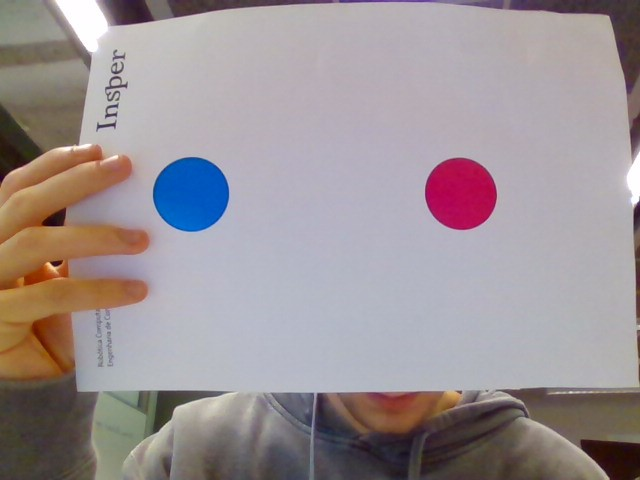
#> input picture aula02/WIN_20200302_08_57_03_Pro.jpg, 640 x 480 px, given in place of RinTinTin.jpg, which was not available
$ jupyter execute --allow-errors aula2_OpenCV_Filtragem.ipynb   (shell and % lines are left out)   (older library calls are emulated)   (text cells are left out)
#> lines starting #> are read from the running program, lines starting #| are printed output that depends on the picture; after the words box and inside, x2 and y2 are one past the last pixel; in counts of white or black regions, pixels touching at a corner belong together; pictures that were not available may be replaced by others from this repository, and a replacement may not be noted
[cell 1]
import cv2
from matplotlib import pyplot as plt
import numpy as np
import time as t
import sys
import math
print ("OpenCV Version : %s " % cv2.__version__)

from ipywidgets import widgets, interact, interactive, FloatSlider, IntSlider

import auxiliar as aux

if (sys.version_info > (3, 0)):
    # Modo Python 3
    import importlib
    importlib.reload(aux) # Para garantir que o Jupyter sempre relê seu trabalho
else:
    # Modo Python 2
    reload(aux)

[cell 2]
rintin = cv2.imread("RinTinTin.jpg", cv2.IMREAD_GRAYSCALE)
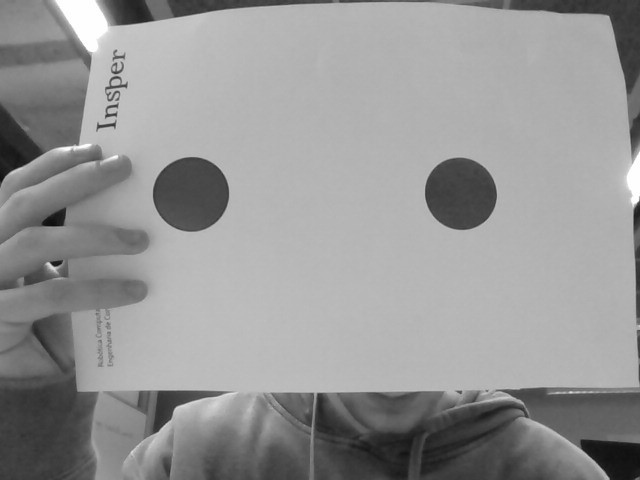
#> rintin: shape (480, 640); min 13, max 255, mean 149.6

[cell 3]
plt.imshow(rintin, cmap="Greys_r", vmin=0, vmax=255)

[cell 4]
rintin_eq = cv2.equalizeHist(rintin)
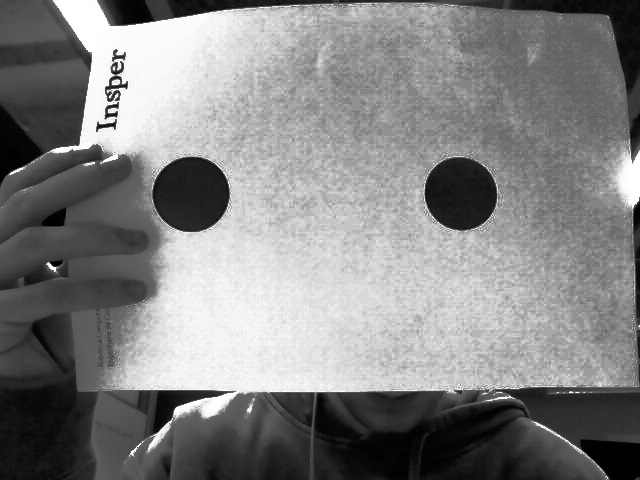
#> rintin_eq: shape (480, 640); min 0, max 255, mean 130.6

[cell 5]
plt.imshow(rintin_eq, cmap="Greys_r", vmin=0, vmax=255)

[cell 6]
ret,limiarizada = cv2.threshold(rintin_eq,0,255,cv2.THRESH_OTSU)
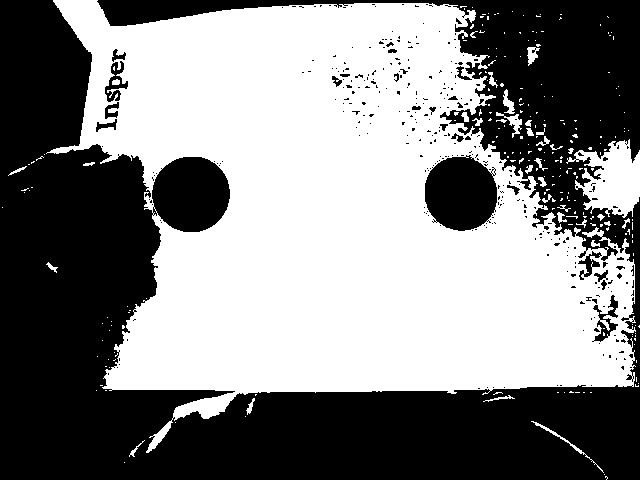
#> limiarizada: shape (480, 640); 51.9% white; 331 black regions (308 under 20 px), largest, box (x1, y1, x2, y2) and area: (0, 0, 640, 480) 140338, (425, 155, 497, 231) 4293, (592, 295, 618, 342) 416
#> ret = 123

[cell 7]
plt.imshow(limiarizada, cmap="Greys_r")

[cell 8]
img = cv2.imread("hall_box_battery1.jpg",cv2.IMREAD_GRAYSCALE )
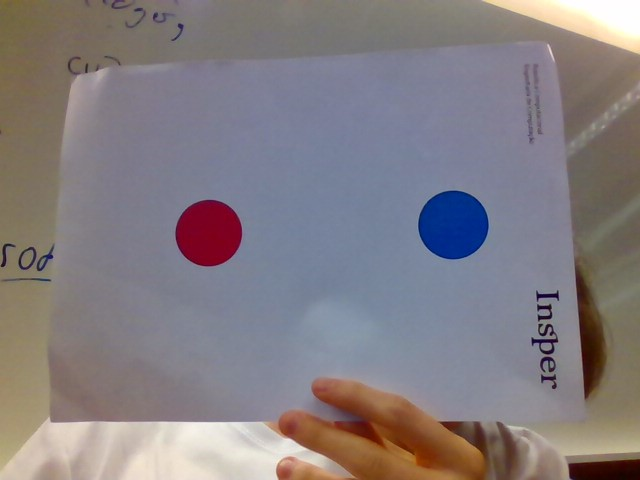
#> input picture aula02/WIN_20200302_15_19_09_Pro.jpg, 640 x 480 px, given in place of hall_box_battery1.jpg, which was not available
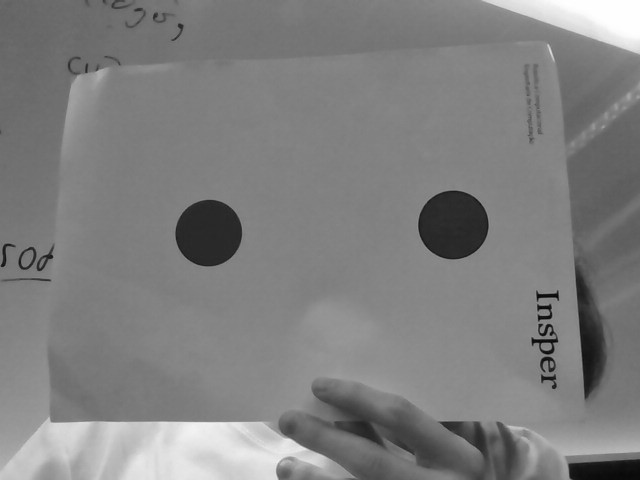
#> img: shape (480, 640); min 6, max 255, mean 127.6

[cell 9]
small = cv2.resize(img, (768, 384), 0,0)
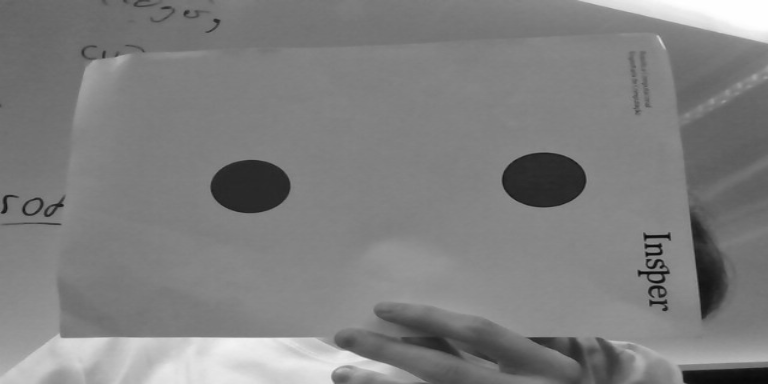
#> small: shape (384, 768); min 8, max 255, mean 127.5

[cell 10]
plt.rcParams["figure.figsize"] = (10,5)

[cell 11]
plt.imshow(small, cmap="Greys_r")

[cell 12]
from ipywidgets import interact, FloatSlider

[cell 13]
blur = small

def plot_blur(sz):
    global blur
    plt.rcParams["figure.figsize"] = (10,5)
    blur = cv2.blur(small, (sz,sz))
    plt.imshow(blur, cmap="Greys_r")

[cell 14]
interact(plot_blur, sz=IntSlider(min=1, max=15, step=1, value=3))
#> the sliders are set to sz = 3

[cell 15]
out3 = small

def plot_filter(widgets, data):
    kernel = aux.make_np_from_widgets_list(widgets)
    global out3
    out3 = cv2.filter2D(data, -1,  kernel)
    plt.imshow(out3, cmap="Greys_r")

#> (a cell that did not finish here is left out)

#> (a cell that did not finish here is left out)

#> (a cell that did not finish here is left out)

[cell 19]
min_contrast = 100
max_contrast = 200
linhas = cv2.Canny(small, min_contrast, max_contrast )
#> linhas: shape (384, 768); 1.2% white in thin lines or dots

[cell 20]
plt.imshow(linhas, cmap="Greys_r")

[cell 21]
canny_img = None

def canny(minimo, maximo):
    img = cv2.Canny(small, minimo, maximo)
    plt.imshow(img, cmap="Greys_r")
    global canny_img
    canny_img = img

[cell 22]
w = interactive(canny, minimo=10, maximo=40)
#> the sliders are set to minimo = 10, maximo = 40
#> in canny, `img = cv2.Canny(small, minimo, maximo)`: img: shape (384, 768); 3.2% white in thin lines or dots

[cell 23]
w

[cell 24]
img_color = cv2.imread("hall_box_battery1.jpg")
#> img_color is the input picture: shape (480, 640, 3); mean B, G, R 129.2, 125.1, 131.7
img_rgb = cv2.cvtColor(img_color, cv2.COLOR_BGR2RGB)
img_hsv = cv2.cvtColor(img_color, cv2.COLOR_BGR2HSV)
#> img_hsv: shape (480, 640, 3); mean H, S, V 79.3, 53.5, 144.2

[cell 25]
plt.imshow(img_rgb)

[cell 26]
imgads = cv2.imread("WIN_20200302_11_06_57_Pro.jpg")
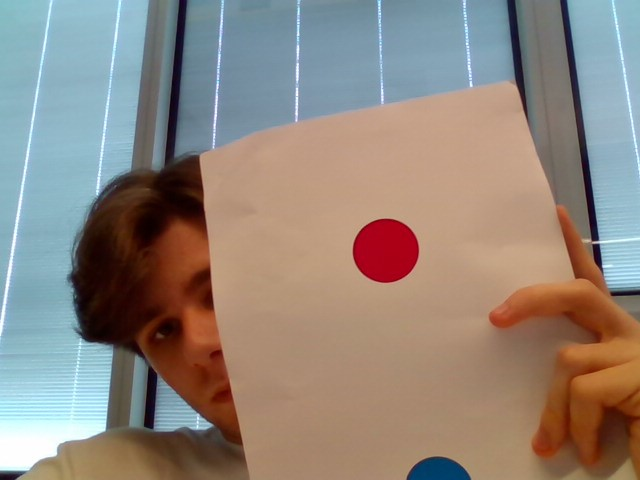
#> input picture aula02/WIN_20200302_11_06_57_Pro.jpg, 640 x 480 px
#> imgads is the input picture: shape (480, 640, 3); mean B, G, R 125, 133.8, 145
img_rgb = cv2.cvtColor(imgads, cv2.COLOR_BGR2RGB)
plt.imshow(img_rgb)

[cell 27]
colorpicker = widgets.ColorPicker(
    concise=False,
    description='Escolha uma cor',
    value='#a90016',
    disabled=False
)

[cell 28]
colorpicker

#> (a cell that did not finish here is left out)

#> (a cell that did not finish here is left out)

#> (a cell that did not finish here is left out)

#> (a cell that did not finish here is left out)

#> (a cell that did not finish here is left out)

#> (a cell that did not finish here is left out)

#> (a cell that did not finish here is left out)

[cell 36]
coke = cv2.imread("coke-cans.jpg")
coke_rgb= cv2.cvtColor(coke, cv2.COLOR_BGR2RGB)
coke_hsv= cv2.cvtColor(coke, cv2.COLOR_BGR2HSV)

[cell 37]
plt.imshow(coke_rgb)

[cell 38]
cor_menor = np.array([172, 50, 50])
cor_maior = np.array([180, 255, 255])
mask_coke = cv2.inRange(coke_hsv, cor_menor, cor_maior)
#> mask_coke: shape (480, 640); 0.95% white; 35 white regions (29 under 20 px), largest, box (x1, y1, x2, y2) and area: (180, 206, 239, 265) 2432, (315, 396, 367, 425) 194, (569, 464, 582, 475) 66, (581, 353, 588, 374) 50, (576, 274, 580, 287) 29, (577, 292, 581, 303) 21

[cell 39]
segmentado_coke = cv2.morphologyEx(mask_coke,cv2.MORPH_CLOSE,np.ones((4, 4)))
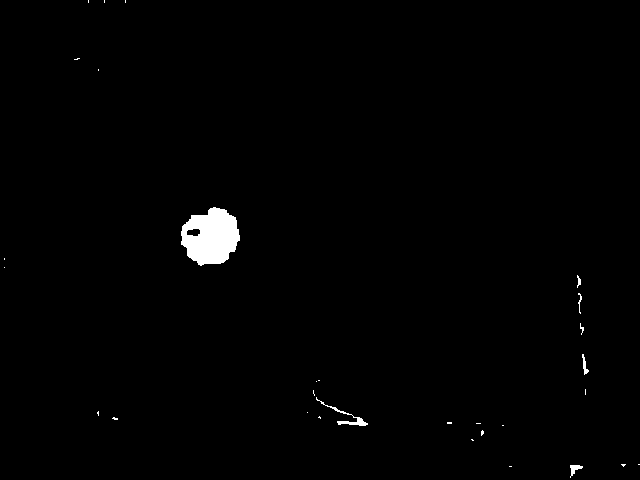
#> segmentado_coke: shape (480, 640); 0.97% white; 30 white regions (23 under 20 px)

[cell 40]
plt.imshow(segmentado_coke)

[cell 41]
# Para OpenCV cv2 versão 3 use a linha abaixo:
#img_out, contornos, arvore = cv2.findContours(segmentado_coke.copy(), cv2.RETR_TREE, cv2.CHAIN_APPROX_SIMPLE)

contornos, arvore = cv2.findContours(segmentado_coke.copy(), cv2.RETR_TREE, cv2.CHAIN_APPROX_SIMPLE)
#> contornos = 31 contours, 26 with area under 20; largest, box (x1, y1, x2, y2) and area: (181, 207, 240, 266) 2439, (316, 397, 368, 426) 124, (186, 228, 201, 237) 90, (570, 465, 583, 478) 54, (582, 354, 589, 375) 38; arvore = 31 rows, first 6: [1, -1, -1, -1], [2, 0, -1, -1], [3, 1, -1, -1], [4, 2, -1, -1], [5, 3, -1, -1], [6, 4, -1, -1]

[cell 42]
contornos_img = coke_rgb.copy()
cv2.drawContours(contornos_img, contornos, -1, [0, 0, 255], 3);

[cell 43]
len(contornos)
#> Out = 31

[cell 44]
plt.imshow(contornos_img)

[cell 45]
maior = None
maior_area = 0
for c in contornos:
    area = cv2.contourArea(c)
    if area > maior_area:
        maior_area = area
        maior = c
#> this loop made 31 passes
#> (area, maior_area) on passes 2, 14, 25: (54, 54), (123.5, 123.5), (2439, 2439)
#> area on passes 19, 26: 38.5, 89.5
#> after the loop, maior = contour of 83 points, box (x1, y1, x2, y2) (181, 207, 240, 266), area 2439; maior_area = 2439

[cell 46]
cv2.drawContours(contornos_img, [maior], -1, [0, 255, 255], 5);
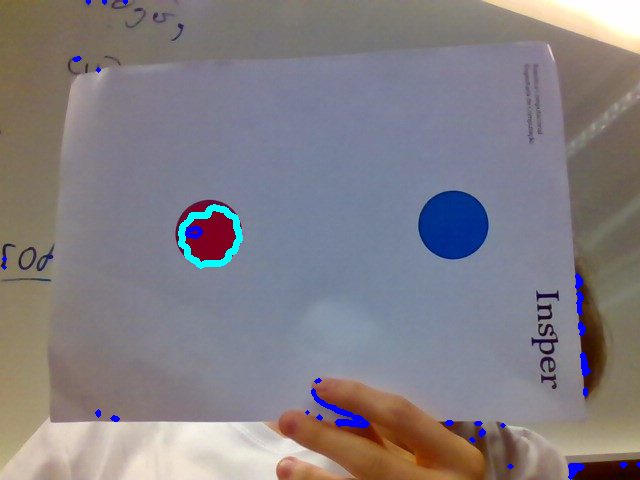
#> contornos_img: shape (480, 640, 3); mean R, G, B 130.6, 125.9, 131.4

[cell 47]
plt.imshow(contornos_img)

[cell 48]
hough_img = canny_img.copy() # Vamos reusar a imagem de canny


lines = cv2.HoughLinesP(hough_img, 10, math.pi/180.0, 100, np.array([]), 45, 5)
#> lines = [[74, 337, 326, 337], [455, 40, 570, 36], [421, 304, 476, 316], [628, 52, 635, 114], [660, 251, 664, 311], [653, 235, 656, 288], [684, 170, 703, 328], [649, 235, 652, 304], [645, 60, 650, 107], [667, 51, 676, 96], [634, 67, 640, 114], [61, 203, 71, 152]]

a,b,c = lines.shape
#> a = 12; b = 1; c = 4

hough_img_rgb = cv2.cvtColor(hough_img, cv2.COLOR_GRAY2BGR)
#> hough_img_rgb: shape (384, 768, 3); 3.2% white in thin lines or dots

for i in range(a):
    # Faz uma linha ligando o ponto inicial ao ponto final, com a cor vermelha (BGR)
    cv2.line(hough_img_rgb, (lines[i][0][0], lines[i][0][1]), (lines[i][0][2], lines[i][0][3]), (0, 0, 255), 5, cv2.LINE_AA)
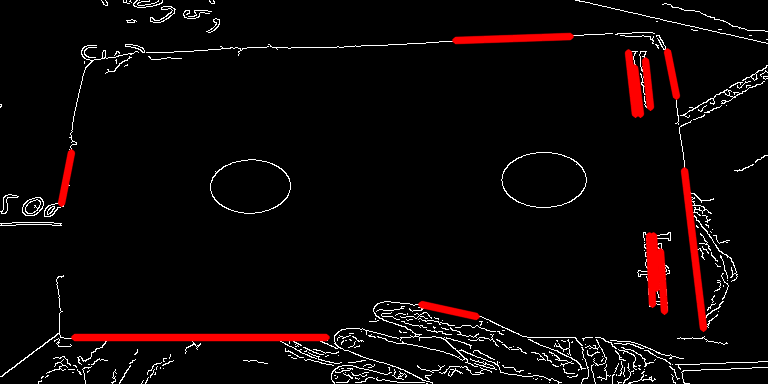
#> hough_img_rgb: shape (384, 768, 3); mean B, G, R 6.9, 6.9, 13.4
